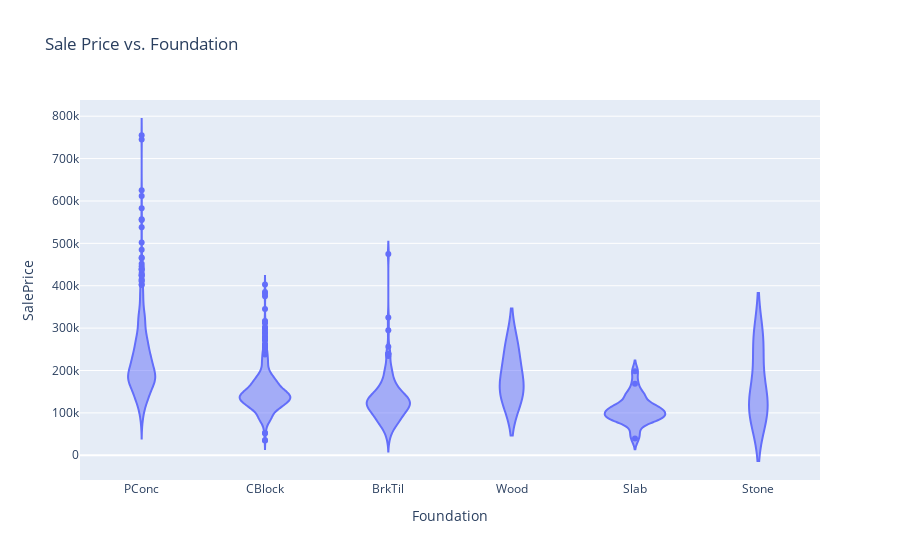

Notebook code for this chart:
### Code cell
px.violin(prices_df, x='Foundation', y='SalePrice', title='Sale Price vs. Foundation')

### Figure 1 — Plotly figure (JSON) as saved in the notebook; plotly's stock layout.template omitted (floating-point values rounded to 4 significant figures; data arrays with more than 128 entries replaced by an {"elided": "..."} marker saying what was removed)
{"data": [{"alignmentgroup": "True", "box": {"visible": false}, "hovertemplate": "Foundation=%{x}<br>SalePrice=%{y}<extra></extra>", "legendgroup": "", "marker": {"color": "#636efa"}, "name": "", "offsetgroup": "", "orientation": "v", "scalegroup": "True", "showlegend": false, "type": "violin", "x": {"elided": "1460 str values"}, "x0": " ", "xaxis": "x", "y": {"elided": "1460 int values"}, "y0": " ", "yaxis": "y"}], "layout": {"legend": {"tracegroupgap": 0}, "title": {"text": "Sale Price vs. Foundation"}, "violinmode": "group", "xaxis": {"anchor": "y", "domain": [0, 1], "title": {"text": "Foundation"}}, "yaxis": {"anchor": "x", "domain": [0, 1], "title": {"text": "SalePrice"}}}}
